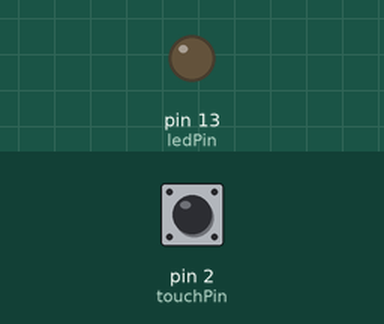
This sketch was run on a simulated Arduino Uno, built with avr-gcc and run on an emulated ATmega328P. Parts: output pins drawn as LEDs (lit = HIGH). The inputs (shaded band) are chosen by the test bench; at power-on: pin 2 (touchPin) LOW.

Above: at 1.2 s.
1.3 s: pin 2 (touchPin) pulled HIGH for 0.15 s
At 2.5 s:
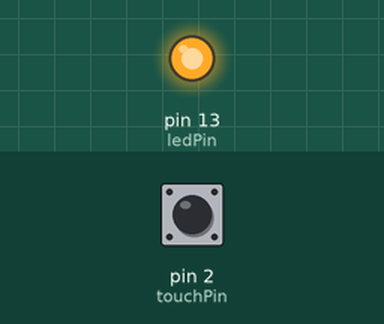
2.9 s: pin 2 (touchPin) pulled HIGH for 1 s
At 3.9 s:
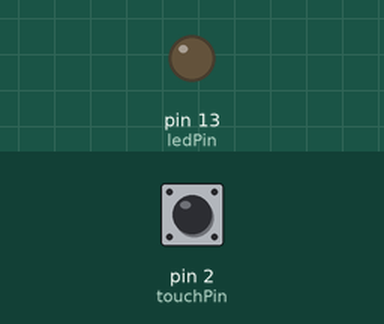
5.4 s: pin 2 (touchPin) pulled HIGH for 3.2 s
At 5.8 s:
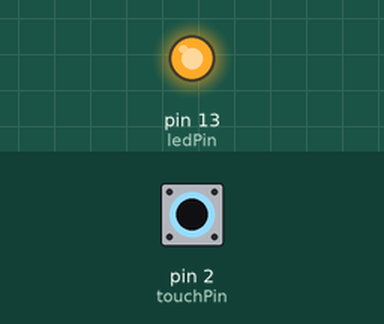
Timing chart, 0 to 8.4 s (numbered marks = the images above; inputs shaded):
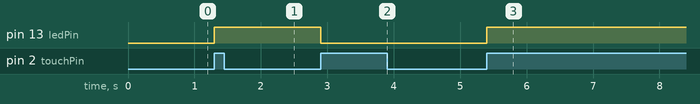

The sketch:

touch_sensor_led.ino
```cpp
// Touch Sensor se LED ON/OFF - TTP223 + Arduino UNO
const int touchPin = 2; // Touch sensor OUT -> D2
const int ledPin = 13;  // LED -> D13

int ledState = LOW;
int lastTouch = LOW;

void setup() {
  pinMode(touchPin, INPUT);
  pinMode(ledPin, OUTPUT);
  digitalWrite(ledPin, ledState);
}

void loop() {
  int touch = digitalRead(touchPin);
  // Touch hua toh LED ulta kar do
  if (touch == HIGH && lastTouch == LOW) {
    ledState = !ledState;
    digitalWrite(ledPin, ledState);
    delay(300); // ek touch = ek baar hi change
  }
  lastTouch = touch;
}
```

Measured:
- after the input at 1.3 s, pin 13 (ledPin): LOW → HIGH at once
- after the input at 2.9 s, pin 13 (ledPin): HIGH → LOW at once
- after the input at 5.4 s, pin 13 (ledPin): LOW → HIGH at once
